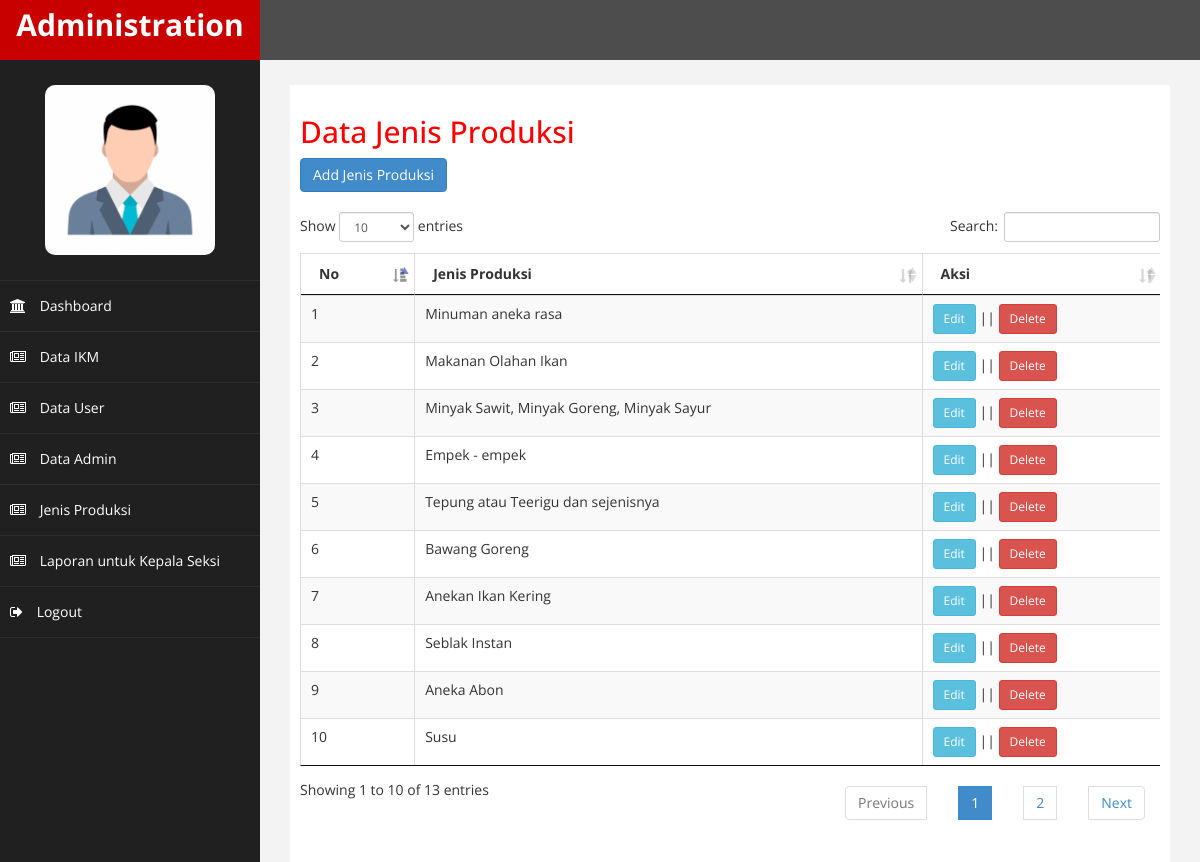
The page /admin/index.php?hal=jenis_produksi (signed in) on the database its author committed.
### tables this page shows
CREATE TABLE `jenis_produksi` (
  `id_produksi` varchar(50) NOT NULL,
  `jenis_produksi` varchar(100) NOT NULL
);

### admin/data/jenis_produksi.php (the view, shortened to what this page needs)
<h2>Data Jenis Produksi</h2>
<button type="button" class="btn btn-primary" data-toggle="modal" data-target="#cetak">
  Add Jenis Produksi
</button><br><br>
<div class="table-responsive">
<table id="table_berita" class="table table-striped table-bordered responsive">
  <thead>
    <tr>
      <th>No</th>
      <th>Jenis Produksi</th>
      <th>Aksi</th>
    </tr>
  </thead>
  <tbody>
    <?php $nomor=1; ?>
    <?php $ambil=$koneksi->query(" SELECT * FROM jenis_produksi order by id_produksi DESC"); ?>
    <?php while($pecah=$ambil->fetch_assoc()) { ?>
    <tr>
      <td> <?php echo $nomor; ?></td>
      <td> <?php echo $pecah['jenis_produksi']; ?></td>
      <td>
        <button type="button" class="btn btn-info btn-sm" data-toggle="modal" data-target="#edit-<?php echo $pecah['id_produksi']; ?>">
          Edit
        </button> ||
        <button type="button" class="btn btn-danger btn-sm" data-toggle="modal" data-target="#delete-<?php echo $pecah['id_produksi']; ?>">
          Delete
        </button>
      </td>
    </tr>
    <?php $nomor++ ?>
    <?php } ?>
  </tbody>
</table>
</div>

### admin/assets/css/custom.css (style rules this page uses)
body { font-family: 'Open Sans', sans-serif; }
h2 { color: #f00; }

### rows shown on the page
jenis_produksi: jenis_produksi "Minuman aneka rasa"
jenis_produksi: jenis_produksi "Makanan Olahan Ikan"
jenis_produksi: jenis_produksi "Minyak Sawit, Minyak Goreng, Minyak Sayur"
jenis_produksi: jenis_produksi "Empek - empek"
jenis_produksi: jenis_produksi "Tepung atau Teerigu dan sejenisnya"
jenis_produksi: jenis_produksi "Bawang Goreng"
jenis_produksi: jenis_produksi "Anekan Ikan Kering"
jenis_produksi: jenis_produksi "Seblak Instan"
jenis_produksi: jenis_produksi "Aneka Abon"
jenis_produksi: jenis_produksi "Susu"
